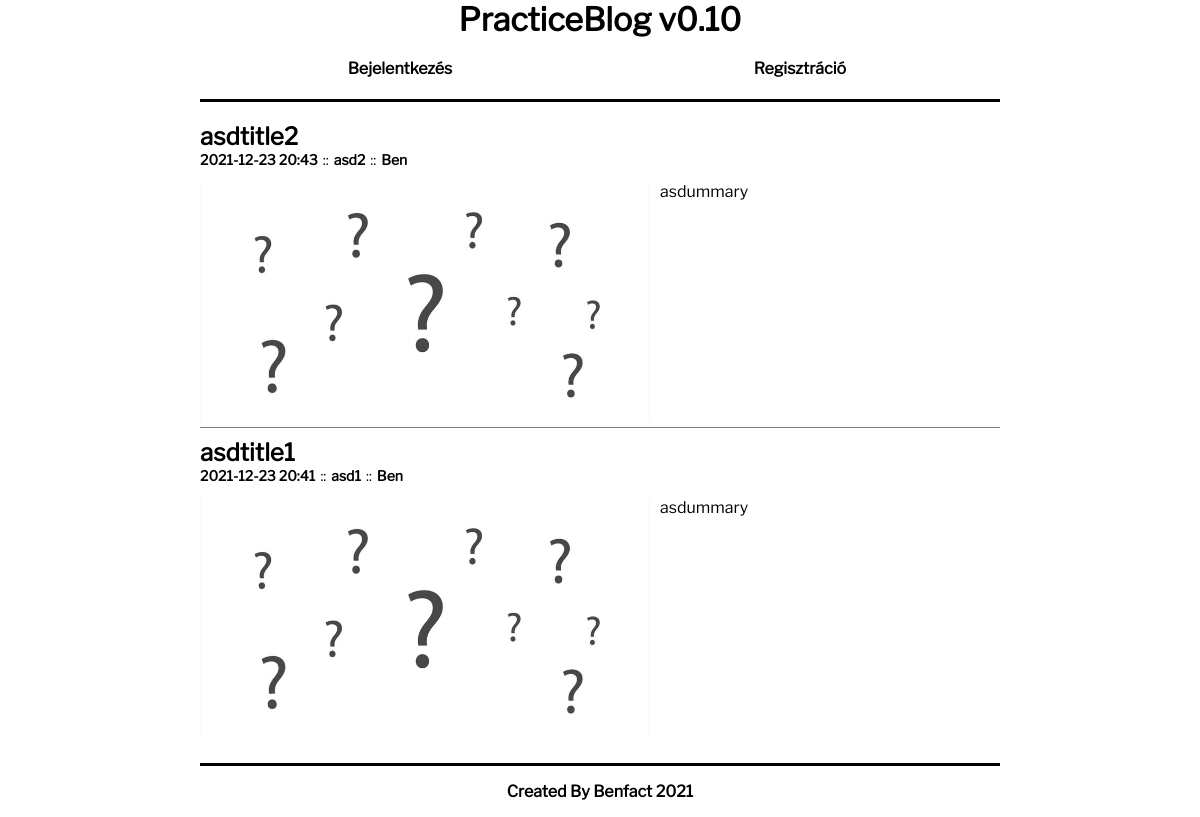
The page / on the database its author committed.
### tables this page shows
CREATE TABLE pb_base (
   id int AUTO_INCREMENT PRIMARY KEY NOT NULL,
   sitename varchar(255) NOT NULL,
   siteversion varchar(255) NOT NULL,
   sitefooter varchar(255) NOT NULL
);

CREATE TABLE pb_articles (
   id int AUTO_INCREMENT PRIMARY KEY NOT NULL,
   title varchar(255) NOT NULL,
   summary varchar(255),
   published DATETIME NOT NULL,
   category INT NOT NULL,
   author INT NOT NULL,
   picture varchar(255),
   content TEXT NOT NULL,
   link varchar(255) NOT NULL,
   hidden INT NOT NULL
);

CREATE TABLE pb_categories (
   id int AUTO_INCREMENT PRIMARY KEY NOT NULL,
   title varchar(255) NOT NULL,
   summary varchar(255),
   picture varchar(255),
   link varchar(255) NOT NULL
);

CREATE TABLE pb_users (
   id int AUTO_INCREMENT PRIMARY KEY NOT NULL,
   username varchar(255) NOT NULL,
   password TEXT NOT NULL,
   displayname varchar(255) NOT NULL,
   email varchar(255) NOT NULL,
   profilepic varchar(255),
   motto TEXT,
   role INT NOT NULL,
   active INT NOT NULL,
   regdate DATETIME NOT NULL,
   code varchar(255) NOT NULL
);

### system/connection.php (called while the page is built, shortened)
<?php
$servername = "localhost:3306";
$username = "root";
$password = "";
$dbname = "practiceblog";
$conn = new mysqli($servername, $username, $password, $dbname);
$conn->set_charset("utf8");
$sitedatasql = $conn->prepare("select * from pb_base");
$sitedatasql->execute();
$sitedatasql_result = $sitedatasql->get_result();
$sitedatasql_data = $sitedatasql_result->fetch_assoc();
?>

### system/session.php (called while the page is built, shortened)
<?php
    require("connection.php");
?>

### index.php (the view, shortened to what this page needs)
<?php
include_once("system/session.php");
$get_articles = $conn->prepare("SELECT pb_articles.id, pb_articles.author, pb_articles.title, pb_articles.summary, date_format(pb_articles.published, \"%Y-%m-%d %H:%i\") AS published, pb_articles.picture, pb_articles.content, pb_articles.link, pb_users.displayname, pb_categories.link AS categorylink, pb_categories.title AS categoryname FROM pb_articles INNER JOIN pb_categories ON pb_articles.category = pb_categories.id INNER JOIN pb_users ON pb_articles.author = pb_users.id WHERE pb_articles.hidden=0 ORDER BY pb_articles.id DESC");
$get_articles->execute();
$articles_result = $get_articles->get_result();
?>
<!DOCTYPE html>
<html>
    <head>
        <link rel="stylesheet" href="styles/main.css">
    </head>
    <body>
        <div class="main-contents">
            <?php
                include_once("components/header.php");
            ?>
            <div class="articles-container">
                <?php
                    if($articles_result->num_rows>0) {
                        while($row=$articles_result->fetch_assoc()) {
                            echo "<div class=\"article\">";
                                echo "<div class=\"article-header\"><a class=\"article-title\" href=\"".$row["categorylink"]."/".$row["link"]."\">".htmlspecialchars($row["title"])."</a>";
                                echo "<p class=\"article-data\">";
                                    echo "<span>".$row["published"]."</span>";
                                    echo "<span class=\"separator\">::</span>";
                                    echo "<span>".htmlspecialchars($row["categoryname"])."</span>";
                                    echo "<span class=\"separator\">::</span>";
                                    echo "<span>".htmlspecialchars($row["displayname"])."</span>";
                                echo "</p></div>";
                                echo "<div class=\"article-content\">";
                                if(mb_strlen($row["picture"]) > 2) {
                                    echo "<img class=\"article-image\" src=\"".$row["picture"]."\"/>";
                                } else {
                                    echo "<img class=\"article-image\" src=\"img/nopic.jpg\"/>";
                                }
                                echo "<p class=\"article-summary\">".htmlspecialchars($row["summary"])."</p></div>";
                            echo "</div>";
                        }
                    }
                ?>
            </div>
                <?php
                include_once("components/footer.php");
                ?>
        </div>
    </body>
</html>

### components/header.php
<header>
    <h1><?php echo $sitedatasql_data["sitename"]." ".$sitedatasql_data["siteversion"]; ?></h1>
    <?php
    if(isset($_SESSION["login_user"])) {
        echo "<p>Üdv ".$login_session_displayname."!</p>";
        echo "<div class=\"header-links\">";
            echo "<a href=\"/\">Főoldal</a>";
            echo "<a href=\"/addArticle\">Cikk hozzáadása</a>";
            if ($login_session_role == 1)  {
                echo "<a href=\"/addCategory\">Kategória hozzáadása</a>";
            }
            echo "<a href=\"/logout\">Kijelentkezés</a>";
        echo "</div>";
    } else {
        echo "<div class=\"header-links\">";
            echo "<a href=\"/login\">Bejelentkezés</a>";
            echo "<a href=\"/registration\">Regisztráció</a>";
        echo "</div>";
    }
    ?>
</header>

### components/footer.php
<footer>
    <p><?php echo $sitedatasql_data["sitefooter"]; ?></p>
</footer>

### styles/main.css (style rules this page uses)
body { margin:0; font-family: lf-normal; }
.main-contents { width: 800px; margin: 0 auto; }
header { border-bottom: 3px solid black; margin-bottom: 20px; }
header h1 { text-align: center; margin: 0; }
.header-links { display: flex; }
.header-links a { display: table; margin: auto; color: black; font-weight: bold; text-decoration: none; width: 100%; height: 40px; text-align: center; vertical-align: center; padding-top: 20px; }
footer { border-top: 3px solid black; margin-top: 20px; }
footer p { font-weight: bold; text-align: center; }
.article { margin-bottom: 10px; border-bottom: 1px solid grey; padding-bottom: 5px; }
.articles-container .article:last-child { border-bottom: unset; }
.article .article-header .article-title { font-size: 24px; display: block; color: black; text-decoration: none; font-weight: bold; }
.article .article-header .article-data { margin-top: 0; font-size: 14px; }
.article .article-header .article-data span { margin-right: 5px; font-weight: bold; }
.article .article-header .article-data .separator { font-weight: normal; }
.article .article-content { display: flex; }
.article .article-content .article-image { width: 450px; height: 240px; object-fit: cover; flex: none; }
.article .article-content .article-summary { margin: 0; margin-left: 10px; text-align: justify; }

### rows shown on the page
pb_base: sitename "PracticeBlog", siteversion "v0.10", sitefooter "Created By Benfact 2021"
pb_articles: title "asdtitle2", published "2021-12-23 20:43", pb_categories.title "asd2", pb_users.displayname "Ben", summary "asdummary"
pb_articles: title "asdtitle1", published "2021-12-23 20:41", pb_categories.title "asd1", pb_users.displayname "Ben", summary "asdummary"
